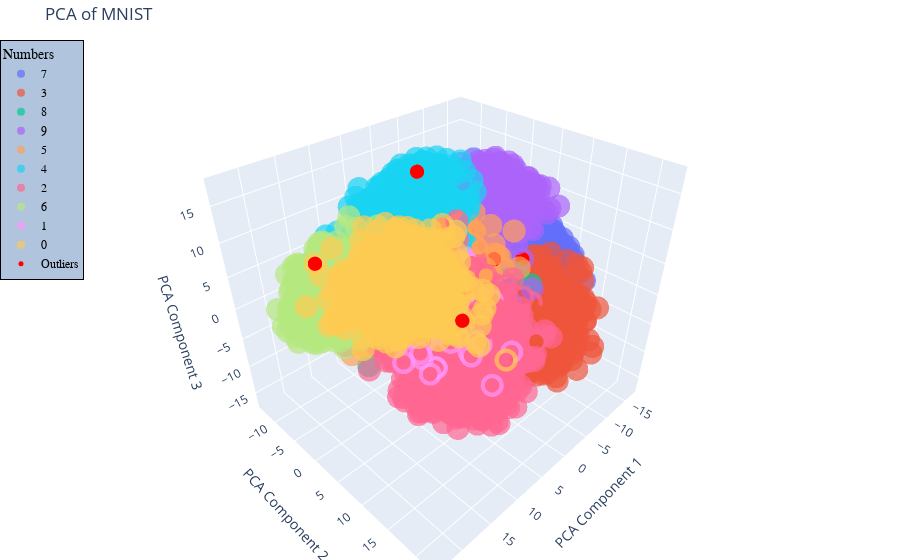

The cell this chart's notebook holds for it:
### Code cell
import plotly.express as px
import plotly.graph_objects as go
from sklearn.decomposition import PCA

# Apply PCA to reduce dimensionality to 3 components for visualization
pca = PCA(n_components=3)
X_pca = pca.fit_transform(model_mnist.inspector_out(X_train))

# DataFrame with the transformed data and labels
df_pca = pd.DataFrame(X_pca, columns=['PCA1', 'PCA2', 'PCA3'])
df_pca['class'] = y_train[random_indices_train]
df_pca['outlier'] = 'Normal'
df_pca.loc[index_filter, 'outlier'] = 'Outlier'

# Scatter plot of the original dataset
fig = px.scatter_3d(df_pca, x='PCA1', y='PCA2', z='PCA3', color='class',
                    title='PCA of MNIST',
                    labels={'class': 'Numbers'},
                    opacity=0.7)

# Highlight the points that were filtered (detected outliers)
fig.add_trace(go.Scatter3d(
    x=df_pca.loc[df_pca['outlier'] == 'Outlier', 'PCA1'],
    y=df_pca.loc[df_pca['outlier'] == 'Outlier', 'PCA2'],
    z=df_pca.loc[df_pca['outlier'] == 'Outlier', 'PCA3'],
    mode='markers',
    marker=dict(size=5, color='red'),
    name='Outliers'
))

# Update the chart design
fig.update_layout(scene=dict(
    xaxis_title='PCA Component 1',
    yaxis_title='PCA Component 2',
    zaxis_title='PCA Component 3'),
    margin=dict(l=0, r=0, b=0, t=40),
    legend=dict(
        x=0,
        y=1,
        traceorder="normal",
        font=dict(
            family="sans-serif",
            size=12,
            color="black"
        ),
        bgcolor="LightSteelBlue",
        bordercolor="Black",
        borderwidth=1
    )
)

fig.show()

### Figure 1 — Plotly figure (JSON) as saved in the notebook; plotly's stock layout.template omitted (floating-point values rounded to 4 significant figures; data arrays with more than 128 entries replaced by an {"elided": "..."} marker saying what was removed)
{"data": [{"hovertemplate": "Numbers=7<br>PCA1=%{x}<br>PCA2=%{y}<br>PCA3=%{z}<extra></extra>", "legendgroup": "7", "marker": {"color": "#636efa", "opacity": 0.7, "symbol": "circle"}, "mode": "markers", "name": "7", "scene": "scene", "showlegend": true, "type": "scatter3d", "x": {"elided": "1060 float values"}, "y": {"elided": "1060 float values"}, "z": {"elided": "1060 float values"}}, {"hovertemplate": "Numbers=3<br>PCA1=%{x}<br>PCA2=%{y}<br>PCA3=%{z}<extra></extra>", "legendgroup": "3", "marker": {"color": "#EF553B", "opacity": 0.7, "symbol": "circle"}, "mode": "markers", "name": "3", "scene": "scene", "showlegend": true, "type": "scatter3d", "x": {"elided": "1000 float values"}, "y": {"elided": "1000 float values"}, "z": {"elided": "1000 float values"}}, {"hovertemplate": "Numbers=8<br>PCA1=%{x}<br>PCA2=%{y}<br>PCA3=%{z}<extra></extra>", "legendgroup": "8", "marker": {"color": "#00cc96", "opacity": 0.7, "symbol": "circle"}, "mode": "markers", "name": "8", "scene": "scene", "showlegend": true, "type": "scatter3d", "x": {"elided": "979 float values"}, "y": {"elided": "979 float values"}, "z": {"elided": "979 float values"}}, {"hovertemplate": "Numbers=9<br>PCA1=%{x}<br>PCA2=%{y}<br>PCA3=%{z}<extra></extra>", "legendgroup": "9", "marker": {"color": "#ab63fa", "opacity": 0.7, "symbol": "circle"}, "mode": "markers", "name": "9", "scene": "scene", "showlegend": true, "type": "scatter3d", "x": {"elided": "1010 float values"}, "y": {"elided": "1010 float values"}, "z": {"elided": "1010 float values"}}, {"hovertemplate": "Numbers=5<br>PCA1=%{x}<br>PCA2=%{y}<br>PCA3=%{z}<extra></extra>", "legendgroup": "5", "marker": {"color": "#FFA15A", "opacity": 0.7, "symbol": "circle"}, "mode": "markers", "name": "5", "scene": "scene", "showlegend": true, "type": "scatter3d", "x": {"elided": "919 float values"}, "y": {"elided": "919 float values"}, "z": {"elided": "919 float values"}}, {"hovertemplate": "Numbers=4<br>PCA1=%{x}<br>PCA2=%{y}<br>PCA3=%{z}<extra></extra>", "legendgroup": "4", "marker": {"color": "#19d3f3", "opacity": 0.7, "symbol": "circle"}, "mode": "markers", "name": "4", "scene": "scene", "showlegend": true, "type": "scatter3d", "x": {"elided": "980 float values"}, "y": {"elided": "980 float values"}, "z": {"elided": "980 float values"}}, {"hovertemplate": "Numbers=2<br>PCA1=%{x}<br>PCA2=%{y}<br>PCA3=%{z}<extra></extra>", "legendgroup": "2", "marker": {"color": "#FF6692", "opacity": 0.7, "symbol": "circle"}, "mode": "markers", "name": "2", "scene": "scene", "showlegend": true, "type": "scatter3d", "x": {"elided": "994 float values"}, "y": {"elided": "994 float values"}, "z": {"elided": "994 float values"}}, {"hovertemplate": "Numbers=6<br>PCA1=%{x}<br>PCA2=%{y}<br>PCA3=%{z}<extra></extra>", "legendgroup": "6", "marker": {"color": "#B6E880", "opacity": 0.7, "symbol": "circle"}, "mode": "markers", "name": "6", "scene": "scene", "showlegend": true, "type": "scatter3d", "x": {"elided": "981 float values"}, "y": {"elided": "981 float values"}, "z": {"elided": "981 float values"}}, {"hovertemplate": "Numbers=1<br>PCA1=%{x}<br>PCA2=%{y}<br>PCA3=%{z}<extra></extra>", "legendgroup": "1", "marker": {"color": "#FF97FF", "opacity": 0.7, "symbol": "circle"}, "mode": "markers", "name": "1", "scene": "scene", "showlegend": true, "type": "scatter3d", "x": {"elided": "1093 float values"}, "y": {"elided": "1093 float values"}, "z": {"elided": "1093 float values"}}, {"hovertemplate": "Numbers=0<br>PCA1=%{x}<br>PCA2=%{y}<br>PCA3=%{z}<extra></extra>", "legendgroup": "0", "marker": {"color": "#FECB52", "opacity": 0.7, "symbol": "circle"}, "mode": "markers", "name": "0", "scene": "scene", "showlegend": true, "type": "scatter3d", "x": {"elided": "984 float values"}, "y": {"elided": "984 float values"}, "z": {"elided": "984 float values"}}, {"marker": {"color": "red", "size": 5}, "mode": "markers", "name": "Outliers", "type": "scatter3d", "x": {"elided": "145 float values"}, "y": {"elided": "145 float values"}, "z": {"elided": "145 float values"}}], "layout": {"legend": {"bgcolor": "LightSteelBlue", "bordercolor": "Black", "borderwidth": 1, "font": {"color": "black", "family": "sans-serif", "size": 12}, "title": {"text": "Numbers"}, "tracegroupgap": 0, "traceorder": "normal", "x": 0, "y": 1}, "margin": {"b": 0, "l": 0, "r": 0, "t": 40}, "scene": {"domain": {"x": [0, 1], "y": [0, 1]}, "xaxis": {"title": {"text": "PCA Component 1"}}, "yaxis": {"title": {"text": "PCA Component 2"}}, "zaxis": {"title": {"text": "PCA Component 3"}}}, "title": {"text": "PCA of MNIST"}}}
